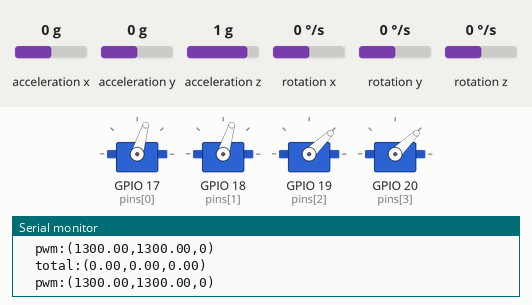
The program below on a simulated ESP32-S3. Shown: 4 × servo, the last lines printed to the serial monitor. Wiring (inferred from the names in the program): MPU-9250 motion sensor at I2C address 0x68. The test bench sets the inputs (shaded band); at power-on: acceleration x 0 g, rotation y 0 °/s, acceleration y 0 g, acceleration z 1 g, rotation x 0 °/s, rotation z 0 °/s.

Above: at 6.2 s.
6.3 s: acceleration x set to -0.8 g
At 6.59 s:
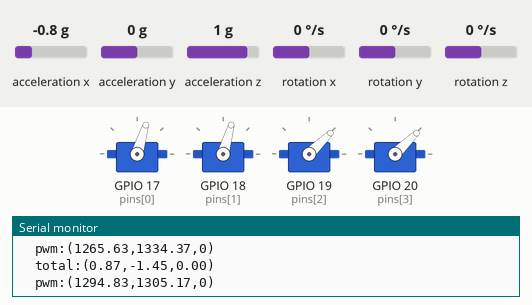
9.3 s: rotation y set to -192 °/s
At 10.6 s:
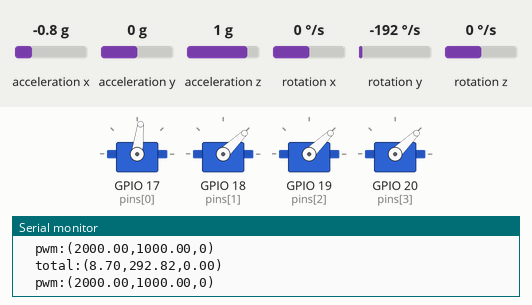
Timing chart, 0 to 26.7 s (numbered marks = the images above; inputs shaded):
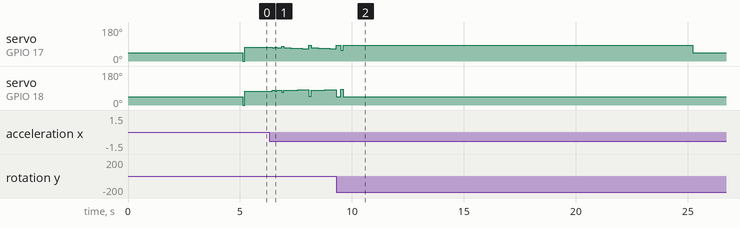

The program:

main.cpp
```cpp
#include <Arduino.h>
#include <ESP32Servo.h>
#include <Wire.h>
float rad_to_deg = 180 / 3.141592654;
float elapsedTime, timeMs, timeMsPrev;
float desired_angle = 0;
float error, previous_error;

// pid
float PID;
float pid_p = 0;
float pid_i = 0;
float pid_d = 0;
/////////////////PID CONSTANTS/////////////////
double kp = 3.55;  // 3.55
double ki = 0.005; // 0.003
double kd = 2.05;  // 2.05
// pwm
float pwmLeft, pwmRight;
float throttle = 1300;
long pwmLimit = 1400;
long pwmManualAdjust = 0;
long timeLimitSeconds = 20;
long startTimeMs;
// servos

const int len = 4;
int pins[len] = {17, 18, 19, 20};
Servo *servos = new Servo[len];

namespace study {

void log(const char *msg) {
    Serial.print(msg);
}

void log(const char *msg, bool ln) {
    log(msg);
    if (ln) {
        Serial.println();
    }
}
void log(const int msg) {
    Serial.print(msg);
}
void log(const int msg, bool ln) {
    log(msg);
    if (ln) {
        Serial.println();
    }
}

void log(const long msg) {
    Serial.print(msg);
}
void log(const float msg) {
    Serial.print(msg);
}
void log(const float msg, bool ln) {
    log(msg);
    if (ln) {
        Serial.println();
    }
}

void log(int x, int y, int z, bool ln) {
    log("(", false);
    log(x, false);
    log(",", false);
    log(y, false);
    log(",", false);
    log(z, false);
    log(")", ln);
}
void log(const char *prompt, int x, int y, int z, bool ln) {
    log(prompt, false);
    log(x, y, z, ln);
}
void log(float x, float y, float z, bool ln) {
    log("(", false);
    log(x, false);
    log(",", false);
    log(y, false);
    log(",", false);
    log(z, false);
    log(")", ln);
}
void log(const char *prompt, float x, float y, float z, bool ln) {
    log(prompt, false);
    log(x, y, z, ln);
}
} // namespace study
int setupWire(int sdaPin, int sclPin) {
    bool ok = Wire.begin(sdaPin, sclPin);
    study::log("failed to setup wire.", true);
    return ok ? 1 : -1;
}

int setupSerial() {
    Serial.begin(115200);
    while (Serial.available()) {
        Serial.read();
    }
    return 1;
}

int setupMpu9250() {
    Wire.beginTransmission(0x68);
    Wire.write(0x6B);
    Wire.write(0);
    Wire.endTransmission(true);
    return 1;
}

int readRawXyz(int reg, int &x, int &y, int &z) {
    Wire.beginTransmission(0x68);
    Wire.write(reg); // Ask for the 0x3B register- correspond to Acc
    Wire.endTransmission(false);
    Wire.requestFrom(0x68, 6, 1);
    x = Wire.read() << 8 | Wire.read(); // each value needs two registres
    y = Wire.read() << 8 | Wire.read();
    z = Wire.read() << 8 | Wire.read();
    return 1;
}
int readRawAcc(int &x, int &y, int &z) {
    return readRawXyz(0x3B, x, y, z);
}
int readRawGyro(int &x, int &y, int &z) {
    return readRawXyz(0x43, x, y, z);
}
void calculateAccAngle(int rx, int ry, int rz, float &x, float &y, float &z) {
    x = atan((rx / 16384.0) / sqrt(pow((rx / 16384.0), 2) + pow((rz / 16384.0), 2))) * rad_to_deg;
    y = atan(-1 * (rx / 16384.0) / sqrt(pow((ry / 16384.0), 2) + pow((rz / 16384.0), 2))) * rad_to_deg;
    z = 0;
}
void calculateGyroAngle(int rx, int ry, int rz, float &x, float &y, float &z) {
    x = rx / 131.0f;
    y = ry / 131.0f;
    z = rz / 131.0f;
}

void calculateTotalAngle(float ax, float ay, float az, float gx, float gy, float gz, float &tx, float &ty, float &tz) {

    /*---X axis angle---*/
    tx = 0.98 * (tx + gx * elapsedTime) + 0.02 * ax;
    /*---Y axis angle---*/
    ty = 0.98 * (ty + gy * elapsedTime) + 0.02 * ay;
    tz = 0;
}
int setupServos() {
    for (int i = 0; i < len; i++) {
        if (i == 0 || i == 1) {
            servos[i].setPeriodHertz(50);
        } else {
            servos[i].setPeriodHertz(100);
        }
        int channel = servos[i].attach(pins[i]);

        study::log("servo[");
        study::log(i);
        study::log("] attached to pin:");
        study::log(pins[i]);
        study::log(",channel:");
        study::log(channel);
        study::log("\n");
    }
    for (int i = 0; i < len; i++) {
        servos[i].writeMicroseconds(1000);
    }
    return 1;
}

void setup() {
    setupSerial();
    int ret = setupWire(2, 1);

    if (ret < 0) {

        return;
    }
    study::log("success of setupWire.", true);
    ret = setupMpu9250();
    if (ret < 0) {
        return;
    }
    study::log("success of setupMpu9250.", true);
    ret = setupServos();
    if (ret < 0) {
        return;
    }
    study::log("success of setupServos.", true);

    study::log("delay some time ... ", true);
    delay(5000); //
    study::log("success of setup.", true);
    timeMs = millis();
    startTimeMs = timeMs;
}

void loop() {
    timeMsPrev = timeMs;
    timeMs = millis();
    elapsedTime = (timeMs - timeMsPrev) / 1000.0f;

    int arx;
    int ary;
    int arz;
    int ret = readRawAcc(arx, ary, arz);
    delay(100);
    if (ret > 0) {
        //   log("acc-raw :", arx, ary, arz, false);
    } else {
        study::log("failed to readRawAcc.", false);
    }
    int grx;
    int gry;
    int grz;

    ret = readRawGyro(grx, gry, grz);
    if (ret > 0) {
        //    log("\tgyro-raw:,", grx, gry, grz, false);
    } else {
        study::log("failed to readRawGyro.", false);
    }
    float ax;
    float ay;
    float az;
    calculateAccAngle(arx, ary, arz, ax, ay, az);
    // log("\tacc:", ax, ay, az, false);

    float gx;
    float gy;
    float gz;
    calculateGyroAngle(grx, gry, grz, gx, gy, gz);
    // log("\tgyro:", gx, gy, gz, false);

    float tx, ty, tz;
    calculateTotalAngle(ax, ay, az, gx, gy, gz, tx, ty, tz);
    study::log("\ttotal:", tx, ty, tz, false);

    study::log("\n");
    // pid
    error = ty - desired_angle;
    pid_p = kp * error;
    if (-3 < error < 3) {
        pid_i = pid_i + (ki * error);
    }
    pid_d = kd * ((error - previous_error) / elapsedTime);
    //
    PID = pid_p + pid_i + pid_d;
    if (PID < -1000) {
        PID = -1000;
    }
    if (PID > 1000) {
        PID = 1000;
    }
    //
    pwmLeft = throttle + PID;
    pwmRight = throttle - PID;

    /*Once again we map the PWM values to be sure that we won't pass the min
    and max values. Yes, we've already maped the PID values. But for example, for
    throttle value of 1300, if we sum the max PID value we would have 2300us and
    that will mess up the ESC.*/
    // Right
    if (pwmRight < 1000) {
        pwmRight = 1000;
    }
    if (pwmRight > 2000) {
        pwmRight = 2000;
    }
    // Left
    if (pwmLeft < 1000) {
        pwmLeft = 1000;
    }
    if (pwmLeft > 2000) {
        pwmLeft = 2000;
    }
    study::log("\tpwm:(");
    study::log(pwmLeft);
    study::log(",");
    study::log(pwmRight);
    study::log(",");
    study::log(pwmManualAdjust);
    study::log(")\n");

    pwmLeft += pwmManualAdjust;
    pwmRight += pwmManualAdjust;

    // apply pwm
    if (timeMs - startTimeMs > timeLimitSeconds * 1000) {
        study::log("timeLimitSeconds exceed, stop all servos.");
        pwmLeft = 1000;
        pwmRight = 1000;
    }
    if (false) {

        pwmLeft = 1000;
        pwmRight = 1000;
    }
    if (pwmLeft > pwmLimit) {
        pwmLeft = pwmLimit;
    }
    if (pwmRight > pwmLimit) {
        pwmRight = pwmLimit;
    }

    servos[0].writeMicroseconds(pwmLeft);
    servos[1].writeMicroseconds(pwmRight);

    // pre error
    previous_error = error; // Remember to store the previous error.
}
```

Measured:
- after the input at 6.3 s, servo on GPIO 17 (pins[0]): 73° → 70° after 0.15 s, → 73° 0.10 s later, → 70° 0.10 s later, → 69° 0.10 s later, … (16 changes in this stretch); servo on GPIO 18 (pins[1]): 73° → 77° after 0.15 s, → 74° 0.10 s later, → 77° 0.10 s later, → 68° 0.20 s later, … (15 changes in this stretch)
